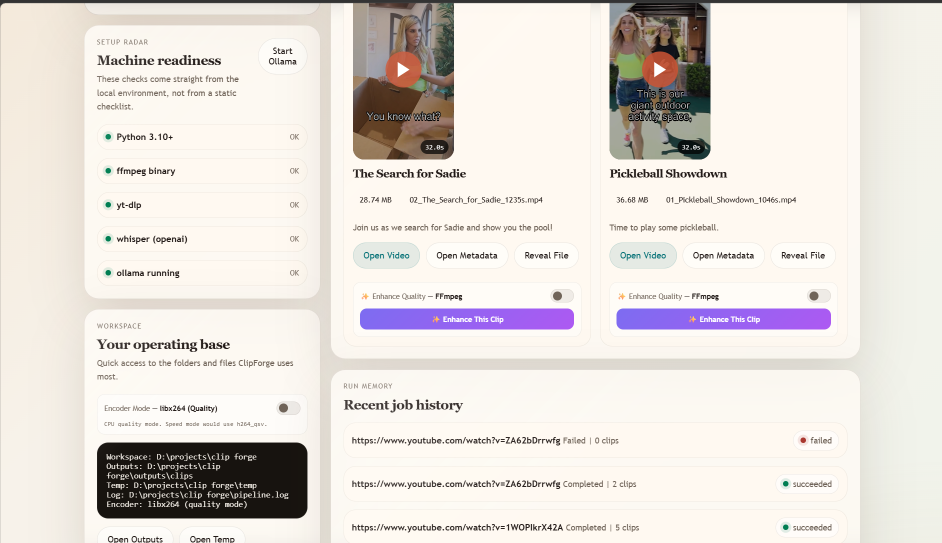
#> input picture assets/clip-library.png.png, 1884 x 1086 px (shown at 1/2 size)
$ python -i scene_crop.py   (imports and definitions only)
#> lines starting #> are read from the running program, lines starting #| are printed output that depends on the picture; after the words box and inside, x2 and y2 are one past the last pixel; in counts of white or black regions, pixels touching at a corner belong together
#> further down, picture is the input picture: shape (1086, 1884, 3); mean B, G, R 217.2, 222.4, 228.3
from __future__ import annotations

import logging
from pathlib import Path
from typing import NamedTuple

import cv2
import numpy as np

LOGGER = logging.getLogger("clipforge")

# ── Tuning constants ──────────────────────────────────────────────────────────
FACE_DETECT_EVERY_N_FRAMES = 60  # was 15 → 4x fewer samples
ANALYSIS_WIDTH = 640  # downsample to this width before analysis
MAX_SAMPLES = 30  # hard cap regardless of video length
BRIGHT_PIXEL_THRESHOLD = 200  # gray value considered "bright" (whiteboard/screen)
BOARD_BRIGHT_RATIO = 0.25  # caught more board frames
FACE_BRIGHT_HYBRID = 0.15  # trigger hybrid earlier
EDGE_DENSITY_THRESHOLD = 0.05  # was 0.08 — catches sparse writing like single "$"
FACE_SCALE_FACTOR = 1.1
FACE_MIN_NEIGH_BORS = 5
FACE_MIN_SIZE_RATIO = 0.05  # minimum face px relative to frame width
MIN_SCREEN_AREA_RATIO = 0.15  # whiteboard/screen must be at least 15% of frame
SCREEN_BRIGHT_THRESHOLD = 200  # gray value for screen detection


def _downsample_frame(frame: np.ndarray, target_width: int = ANALYSIS_WIDTH):
    """
    Resize frame to target_width preserving aspect ratio.
    Returns (small_frame, scale_x, scale_y) for coordinate mapping back.
    """
#> called with target_width = 400
    h, w = frame.shape[:2]
#> h = 1086; w = 1884
    if w <= target_width:
        return frame, 1.0, 1.0  # already small enough
    scale = target_width / w
#> scale = 0.212
    new_h = int(h * scale)
#> new_h = 230
    small = cv2.resize(frame, (target_width, new_h), interpolation=cv2.INTER_AREA)
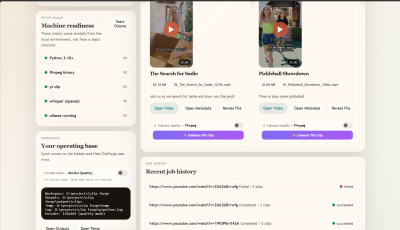
#> small: shape (230, 400, 3); mean B, G, R 217.2, 222.4, 228.4
    return small, scale, scale


class FrameAnalysis(NamedTuple):
    mode: str  # 'face' | 'board' | 'hybrid'
    bright_ratio: float
    edge_density: float
    has_face: bool
    board_region: tuple[int, int, int, int] | None  # x,y,w,h of brightest region


def detect_animation(frame: np.ndarray) -> bool:
    """
    Detects cartoon/animation content using outline structure analysis.
    Cartoons have thick, uniform black outlines surrounding flat color fills.
    This works regardless of background color or saturation level.
    """
    if frame is None:
        return False

    # Downsample for speed
    small, _, _ = _downsample_frame(frame, target_width=400)
    gray = cv2.cvtColor(small, cv2.COLOR_BGR2GRAY)
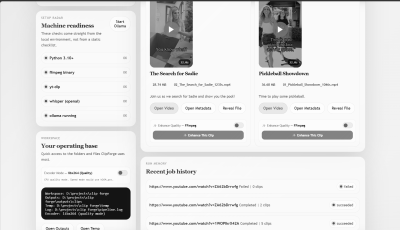
#> gray: shape (230, 400); min 13, max 255, mean 223.7
    h, w = gray.shape
#> h = 230; w = 400

    # --- Signal 1: Strong, thick black outlines (Canny edge detection) ---
    edges = cv2.Canny(gray, 50, 150)
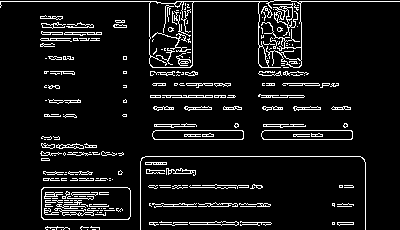
#> edges: shape (230, 400); 8.2% white in thin lines or dots
    edge_density = np.sum(edges > 0) / (h * w)
#> edge_density = 0.0817

    # --- Signal 2: Flat color regions (low variance inside filled areas) ---
    # Cartoon fills are uniform — very low local std deviation
    kernel = np.ones((8, 8), np.float32) / 64
    local_mean = cv2.filter2D(gray.astype(np.float32), -1, kernel)
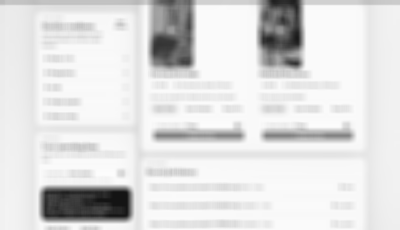
#> local_mean: shape (230, 400) float32; min 20, max 252, mean 223.8
    local_sq_mean = cv2.filter2D((gray.astype(np.float32)) ** 2, -1, kernel)
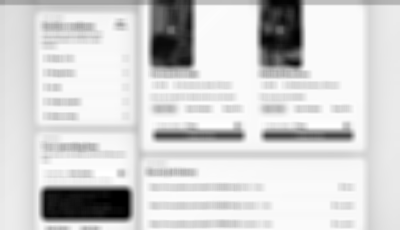
#> local_sq_mean: shape (230, 400) float32; min 400, max 63504, mean 52979; drawn with min black and max white
    local_var = local_sq_mean - local_mean**2
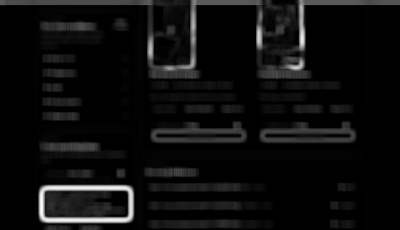
#> local_var: shape (230, 400) float32; min 0, max 12115.4, mean 678.8; drawn with min black and max white
    # Ensure no negative variance due to precision
    local_var = np.maximum(local_var, 0)
    flat_region_ratio = np.sum(local_var < 150) / (h * w)
#> flat_region_ratio = 0.604

    # --- Signal 3: Very dark pixels form thin connected lines (outlines) ---
    dark_mask = (gray < 60).astype(np.uint8)
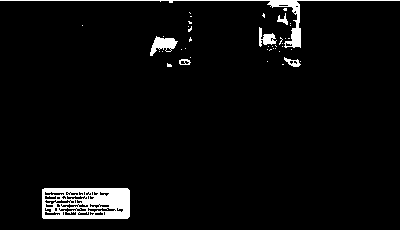
#> dark_mask: shape (230, 400); values 0 (black) and 1 (white), 4% white; 42 white regions (35 under 20 px), largest, box (x1, y1, x2, y2) and area: (42, 188, 130, 219) 2092, (0, 0, 400, 48) 889, (150, 36, 178, 56) 284
    dark_ratio = np.sum(dark_mask) / (h * w)
#> dark_ratio = 0.0405

    # Animation fingerprint:
    # High edges (outlines) + high flat regions (fills) + moderate dark (outlines not shadows)
    is_animation = (
        edge_density > 0.06  # strong contour lines
        and flat_region_ratio > 0.55  # large flat color fills
        and 0.02 < dark_ratio < 0.25  # outline-level dark pixels (not a dark scene)
    )
#> is_animation = True

    return is_animation


# [237 lines left out: functions has_distinct_screen_region, classify_mode, _load_cascade, analyse_frame, detect_clip_mode, build_smart_crop_filter, not called in this run]


# ── Inline tests ──────────────────────────────────────────────────────────────
# [46 lines not run here, left out]

>>> import cv2
>>> picture = cv2.imread('../assets/clip-library.png.png')
>>> result = detect_animation(picture)
#> result = True

$ run again, on assets/gpu-diagnostics.png.png
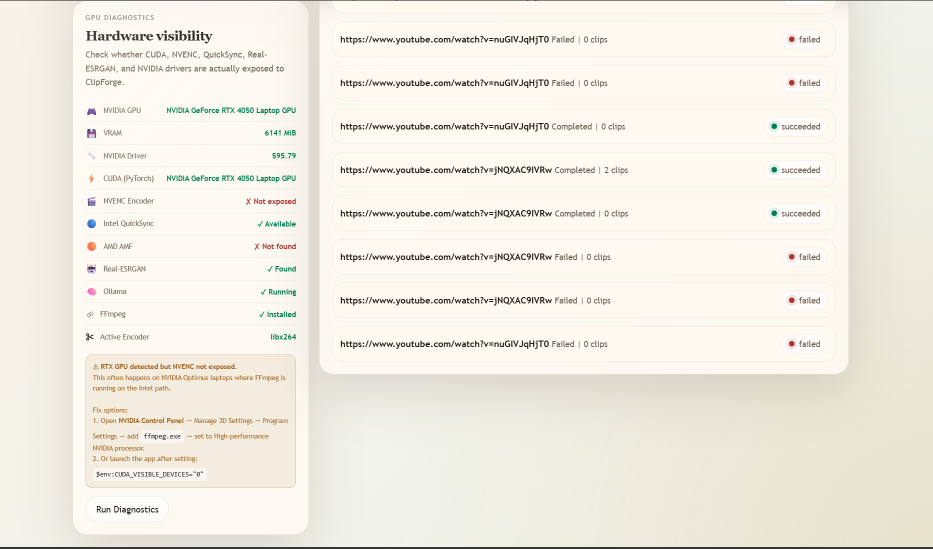
#> input picture assets/gpu-diagnostics.png.png, 1865 x 1098 px (shown at 1/2 size)
#> picture is the input picture: shape (1098, 1865, 3); mean B, G, R 228.4, 237.6, 241.4
#> in detect_animation, `edges = cv2.Canny(gray, 50, 150)`:
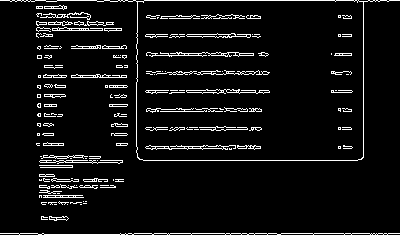
#> edges: shape (235, 400); 6.5% white in thin lines or dots
#> edge_density = 0.0648
#> in detect_animation, `local_var = local_sq_mean - local_mean**2`:
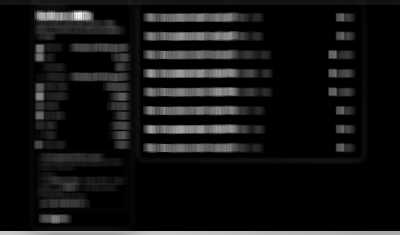
#> local_var: shape (235, 400) float32; min 0, max 3631, mean 273.4; drawn with min black and max white
#> flat_region_ratio = 0.702
#> dark_mask: shape (235, 400); every value is 0
#> dark_ratio = 0
#> is_animation = False

$ run again, on assets/run-monitor.png.png
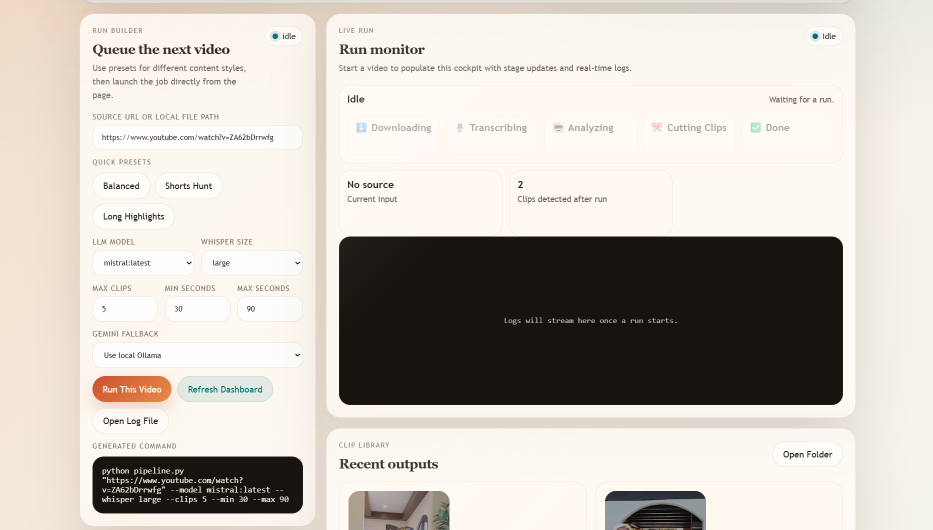
#> input picture assets/run-monitor.png.png, 1865 x 1059 px (shown at 1/2 size)
#> picture is the input picture: shape (1059, 1865, 3); mean B, G, R 186.6, 194.3, 200
#> edges: shape (227, 400); 7% white in thin lines or dots, all inside (x1, y1, x2, y2) = (34, 5, 367, 227)
#> edge_density = 0.0696
#> flat_region_ratio = 0.679
#> in detect_animation, `dark_mask = (gray < 60).astype(np.uint8)`:
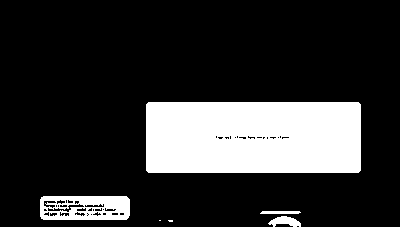
#> dark_mask: shape (227, 400); values 0 (black) and 1 (white), 19% white; 6 white regions (2 under 20 px), largest, box (x1, y1, x2, y2) and area: (146, 102, 361, 173) 15183, (40, 196, 130, 220) 1731, (268, 216, 301, 227) 221, (260, 211, 301, 214) 117
#> dark_ratio = 0.19
#> is_animation = True
